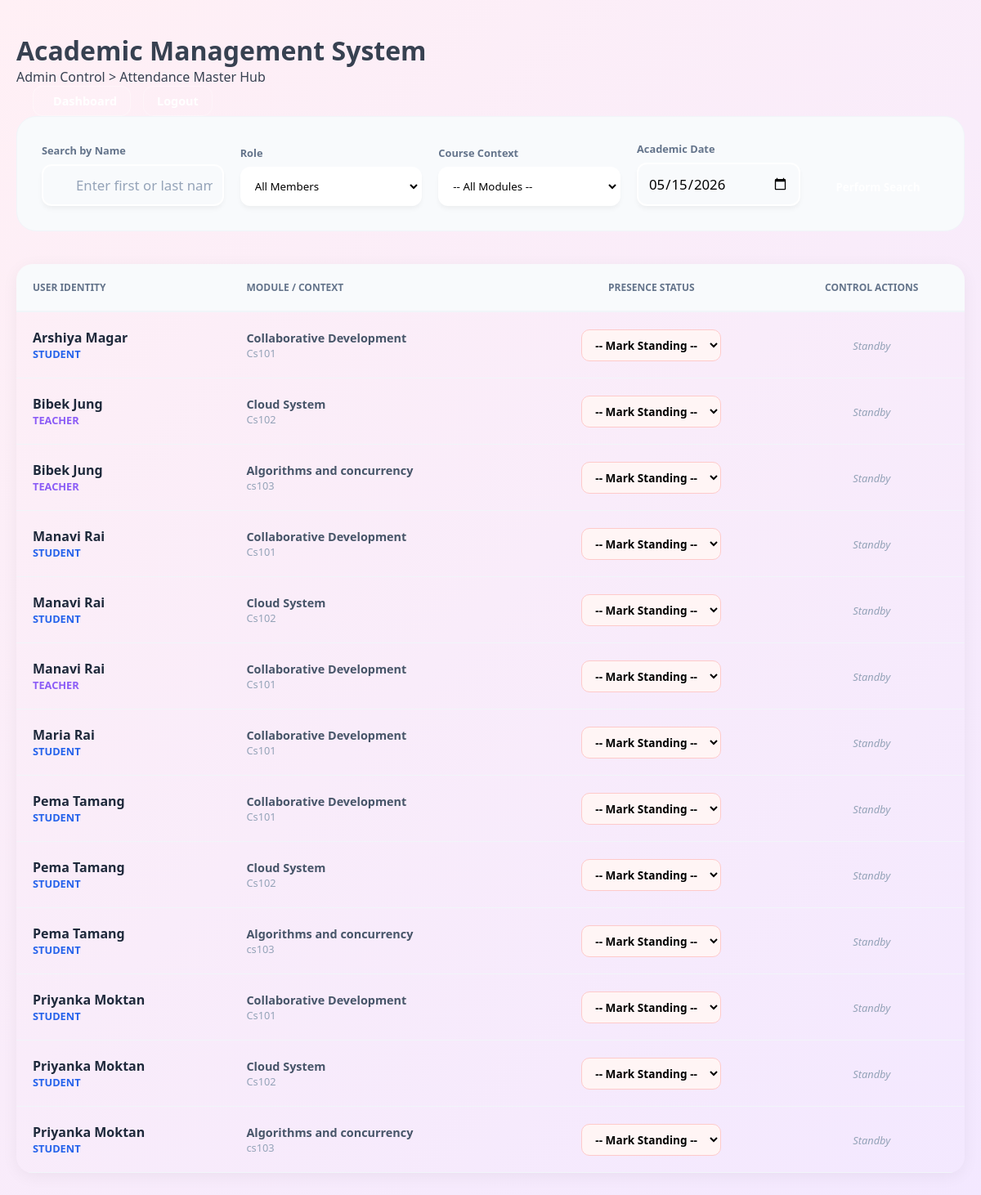
The app's page /public/admin_attendance_master.php (signed in) with its own data.
### tables this page shows
CREATE TABLE `students` (
  `id` int(11) NOT NULL,
  `user_id` int(11) NOT NULL,
  `class_name` varchar(50) DEFAULT NULL
);

CREATE TABLE `users` (
  `id` int(11) NOT NULL,
  `first_name` varchar(50) NOT NULL,
  `last_name` varchar(50) NOT NULL,
  `dob` date NOT NULL,
  `address` varchar(255) NOT NULL,
  `email` varchar(100) NOT NULL,
  `password_hash` varchar(255) NOT NULL,
  `role` enum('Admin','Teacher','Student') NOT NULL,
  `contact` varchar(20) NOT NULL,
  `mother_name` varchar(100) DEFAULT NULL,
  `father_name` varchar(100) DEFAULT NULL,
  `guardian_contact` varchar(20) DEFAULT NULL,
  `is_active` tinyint(1) DEFAULT 0,
  `otp_code` varchar(10) DEFAULT NULL,
  `otp_expires_at` datetime DEFAULT NULL,
  `reset_token` varchar(255) DEFAULT NULL,
  `reset_expires_at` datetime DEFAULT NULL,
  `created_at` timestamp NOT NULL DEFAULT current_timestamp()
);

CREATE TABLE `courses` (
  `id` int(11) NOT NULL,
  `course_name` varchar(100) NOT NULL,
  `course_code` varchar(20) NOT NULL,
  `teacher_id` int(11) DEFAULT NULL
);

CREATE TABLE `teachers` (
  `id` int(11) NOT NULL,
  `user_id` int(11) NOT NULL,
  `department` varchar(100) DEFAULT NULL
);

### public/admin_attendance_master.php (the view, shortened to what this page needs)
<?php
require_once '../includes/db.php';
include_once '../includes/header.php';
try {
    $pdo->exec("
        CREATE TABLE IF NOT EXISTS teacher_attendance (
            id INT AUTO_INCREMENT PRIMARY KEY,
            teacher_id INT NOT NULL,
            attendance_date DATE NOT NULL,
            status ENUM('Present', 'Absent', 'Late', 'On Leave') NOT NULL,
            created_at TIMESTAMP DEFAULT CURRENT_TIMESTAMP,
            UNIQUE KEY teacher_date_idx (teacher_id, attendance_date),
            FOREIGN KEY (teacher_id) REFERENCES teachers(id) ON DELETE CASCADE
        ) ENGINE=InnoDB;
    ");
} catch (PDOException $e) {  }
$search = $_GET['search'] ?? '';
$course_id = $_GET['course_filter'] ?? '';
$role_filter = $_GET['role_filter'] ?? 'All';
$date = $_GET['date_filter'] ?? date('Y-m-d');
$results = [];
try {
    if ($role_filter == 'All' || $role_filter == 'Student') {
        $student_query = "
            SELECT
                a.id as record_id,
                s.id as target_id,
                u.first_name,
                u.last_name,
                'Student' as role,
                COALESCE(a.status, 'Not Marked') as status,
                COALESCE(a.attendance_date, :date1) as attendance_date,
                c.course_name,
                c.course_code
            FROM students s
            JOIN users u ON s.user_id = u.id
            JOIN enrollments e ON s.id = e.student_id
            JOIN courses c ON e.course_id = c.id
            LEFT JOIN attendance a ON (s.id = a.student_id AND c.id = a.course_id AND a.attendance_date = :date2)
            WHERE 1=1
        ";
        $stmt = $pdo->prepare($student_query);
        $params = [ 'date1' => $date, 'date2' => $date ];
        $stmt->execute($params);
        $results = array_merge($results, $stmt->fetchAll());
    }
    if ($role_filter == 'All' || $role_filter == 'Teacher') {
        $teacher_query = "
            SELECT
                ta.id as record_id,
                t.id as target_id,
                u.first_name,
                u.last_name,
                'Teacher' as role,
                COALESCE(ta.status, 'Not Marked') as status,
                COALESCE(ta.attendance_date, :date1) as attendance_date,
                COALESCE(c.course_name, 'Staff Presence') as course_name,
                COALESCE(c.course_code, 'N/A') as course_code
            FROM teachers t
            JOIN users u ON t.user_id = u.id
            LEFT JOIN courses c ON t.id = c.teacher_id
            LEFT JOIN teacher_attendance ta ON (t.id = ta.teacher_id AND ta.attendance_date = :date2)
            WHERE 1=1
        ";
        $stmt = $pdo->prepare($teacher_query);
        $teacher_params = ['date1' => $date, 'date2' => $date];
        $stmt->execute($teacher_params);
        $results = array_merge($results, $stmt->fetchAll());
    }
    usort($results, function($a, $b) { return strcmp($a['first_name'], $b['first_name']); });
} catch (PDOException $e) { $error = "Search failed: " . $e->getMessage(); }
?>
<div class="dashboard-container">
    <header class="dashboard-header">
        <div class="header-brand">
            <h1>Academic Management System</h1>
            <p>Admin Control > Attendance Master Hub</p>
        </div>
        <div class="header-icons" style="margin-left: 20px; display: flex; gap: 15px; align-items: center;">
            <a href="admin_dashboard.php" style="color: #fff; text-decoration: none; font-weight: 700; font-size: 0.9rem; padding: 8px 16px; border: 1px solid rgba(255,255,255,0.3); border-radius: 12px; transition: 0.3s ease; background: rgba(255,255,255,0.1);"><i class="fas fa-th-large" style="margin-right: 8px;"></i>Dashboard</a>
            <a href="logout.php" style="color: #fff; text-decoration: none; font-weight: 700; font-size: 0.9rem; padding: 8px 16px; border: 1px solid rgba(255,255,255,0.3); border-radius: 12px;">Logout</a>
        </div>
    </header>
    <main class="main-content">
        <section class="selection-bar" style="background: #f8fafc; padding: 30px; border-radius: 24px; border: 1px solid #f1f5f9; margin-bottom: 40px;">
            <form action="" method="GET" style="display: grid; grid-template-columns: 1fr 1fr 1fr 200px 150px; gap: 20px; align-items: flex-end;">
                <div class="input-group">
                    <label style="font-size: 0.8rem; font-weight: 700; color: #64748b; margin-bottom: 8px; display: block;">Search by Name</label>
                    <div style="position: relative;">
                        <input type="text" name="search" value="<?php echo htmlspecialchars($search); ?>" placeholder="Enter first or last name..." style="width: 100%; padding: 12px 12px 12px 40px; border: 2px solid #fff; border-radius: 12px; outline: none; box-shadow: 0 4px 6px -1px rgba(0,0,0,0.05);">
                    </div>
                </div>
                <div class="input-group">
                    <label style="font-size: 0.8rem; font-weight: 700; color: #64748b; margin-bottom: 8px; display: block;">Role</label>
                    <select name="role_filter" style="width: 100%; padding: 12px; border: 2px solid #fff; border-radius: 12px; outline: none; background: #fff; box-shadow: 0 4px 6px -1px rgba(0,0,0,0.05);">
                        <option value="All" <?php echo ($role_filter == 'All') ? 'selected' : ''; ?>>All Members</option>
                    </select>
                </div>
                <div class="input-group">
                    <label style="font-size: 0.8rem; font-weight: 700; color: #64748b; margin-bottom: 8px; display: block;">Course Context</label>
                    <select name="course_filter" style="width: 100%; padding: 12px; border: 2px solid #fff; border-radius: 12px; outline: none; background: #fff; box-shadow: 0 4px 6px -1px rgba(0,0,0,0.05);">
                        <option value="">-- All Modules --</option>
                    </select>
                </div>
                <div class="input-group">
                    <label style="font-size: 0.8rem; font-weight: 700; color: #64748b; margin-bottom: 8px; display: block;">Academic Date</label>
                    <input type="date" name="date_filter" value="<?php echo $date; ?>" style="width: 100%; padding: 12px; border: 2px solid #fff; border-radius: 12px; outline: none; box-shadow: 0 4px 6px -1px rgba(0,0,0,0.05);">
                </div>
                <button type="submit" style="background: var(--brand-gradient); color: #fff; padding: 14px; border: none; border-radius: 12px; font-weight: 800; cursor: pointer;">Perform Search</button>
            </form>
        </section>
        <div class="table-container" style="border-radius: 20px; box-shadow: 0 4px 20px rgba(0,0,0,0.05); overflow: hidden;">
            <table style="width: 100%; border-collapse: collapse;">
                <thead style="background: #f8fafc;">
                    <tr>
                        <th style="padding: 20px; text-align: left; color: #64748b; font-weight: 700; text-transform: uppercase; font-size: 0.75rem; border-bottom: 2px solid #f1f5f9;">User Identity</th>
                        <th style="padding: 20px; text-align: left; color: #64748b; font-weight: 700; text-transform: uppercase; font-size: 0.75rem; border-bottom: 2px solid #f1f5f9;">Module / Context</th>
                        <th style="padding: 20px; text-align: center; color: #64748b; font-weight: 700; text-transform: uppercase; font-size: 0.75rem; border-bottom: 2px solid #f1f5f9;">Presence Status</th>
                        <th style="padding: 20px; text-align: center; color: #64748b; font-weight: 700; text-transform: uppercase; font-size: 0.75rem; border-bottom: 2px solid #f1f5f9;">Control Actions</th>
                    </tr>
                </thead>
                <tbody>
                    <?php if (empty($results)): ?>
                        <tr><td colspan="4" style="padding: 40px; text-align: center; color: #94a3b8;">No members matching your search parameters.</td></tr>
                    <?php else: ?>
                        <?php foreach ($results as $r): ?>
                        <tr style="border-bottom: 1px solid #f1f5f9;">
                            <td style="padding: 20px;">
                                <div style="display: flex; flex-direction: column;">
                                    <span style="font-weight: 800; color: #1e293b;"><?php echo htmlspecialchars($r['first_name'] . ' ' . $r['last_name']); ?></span>
                                    <span style="font-size: 0.8rem; font-weight: 700; color: <?php echo $r['role'] == 'Teacher' ? '#8b5cf6' : '#2563eb'; ?>; text-transform: uppercase;"><?php echo $r['role']; ?></span>
                                </div>
                            </td>
                            <td style="padding: 20px;">
                                <div style="display: flex; flex-direction: column;">
                                    <span style="font-size: 0.9rem; color: #475569; font-weight: 600;"><?php echo htmlspecialchars($r['course_name']); ?></span>
                                    <span style="font-size: 0.8rem; color: #94a3b8;"><?php echo htmlspecialchars($r['course_code']); ?></span>
                                </div>
                            </td>
                            <td style="padding: 20px; text-align: center;">
                                <form action="" method="POST" style="display: flex; justify-content: center;">
                                    <select name="new_status" onchange="this.form.submit()" style="padding: 8px 12px; border-radius: 10px; border: 1px solid <?php echo $r['record_id'] ? '#e2e8f0' : '#fecaca'; ?>; font-size: 0.85rem; font-weight: 700; background: <?php echo $r['record_id'] ? '#fff' : '#fff5f5'; ?>; cursor: pointer;">
                                        <option value="" <?php echo !$r['record_id'] ? 'selected' : ''; ?> disabled>-- Mark Standing --</option>
                                    </select>
                                </form>
                            </td>
                            <td style="padding: 20px; text-align: center;">
                                <?php if ($r['record_id']): ?>
                                <a href="?search=<?php echo urlencode($search); ?>&course_filter=<?php echo $course_id; ?>&date_filter=<?php echo $date; ?>&id=<?php echo $r['record_id']; ?>&type=<?php echo $r['role']; ?>&delete_record=1"
                                   style="color: #f43f5e; font-size: 1.1rem; text-decoration: none;"
                                   onclick="return confirm('Permanently remove this presence record?')" title="Delete Record">
                                    <i class="fas fa-trash-alt"></i>
                                </a>
                                <?php else: ?>
                                <span style="color: #94a3b8; font-size: 0.8rem; font-style: italic;">Standby</span>
                                <?php endif; ?>
                            </td>
                        </tr>
                        <?php endforeach; ?>
                    <?php endif; ?>
                </tbody>
            </table>
        </div>
    </main>
</div>
<?php include_once '../includes/footer.php'; ?>

### assets/css/style.css (style rules this page uses)
* { margin: 0; padding: 0; box-sizing: border-box; font-family: system-ui, sans-serif; }
body { background: linear-gradient(135deg, #fff0f5, #f3e8ff); color: #374151; display: flex; justify-content: center; padding: 40px 20px; min-height: 100vh; }
.input-group { flex: 1; display: flex; flex-direction: column; }
.input-group label { font-size: 0.95rem; font-weight: 600; color: #475569; margin-bottom: 8px; }
.input-group input { width: 100%; padding: 14px 18px; border: 2px solid #e2e8f0; border-radius: 12px; font-size: 1.05rem; background: #f8fafc; outline: none; transition: 0.25s; }
.input-group input::placeholder { color: #94a3b8; }

### records on screen
students: user.last_name "Arshiya Magar", role "STUDENT", courses.course_name "Collaborative Development", courses.course_code "Cs101"
teachers: user.last_name "Bibek Jung", role "TEACHER", course_name "Cloud System", course_code "Cs102", course_name "Algorithms and concurrency", course_code "cs103"
students: user.last_name "Manavi Rai", role "STUDENT", courses.course_name "Collaborative Development", courses.course_code "Cs101", courses.course_name "Cloud System", courses.course_code "Cs102"
teachers: user.last_name "Manavi Rai", role "TEACHER", course_name "Collaborative Development", course_code "Cs101"
students: user.last_name "Maria Rai", role "STUDENT", courses.course_name "Collaborative Development", courses.course_code "Cs101"
students: user.last_name "Pema Tamang", role "STUDENT", courses.course_name "Collaborative Development", courses.course_code "Cs101", courses.course_name "Cloud System", courses.course_code "Cs102", courses.course_name "Algorithms and concurrency", courses.course_code "cs103"
students: user.last_name "Priyanka Moktan", role "STUDENT", courses.course_name "Collaborative Development", courses.course_code "Cs101", courses.course_name "Cloud System", courses.course_code "Cs102", courses.course_name "Algorithms and concurrency", courses.course_code "cs103"
